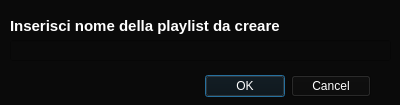
<?xml version="1.0" encoding="UTF-8"?>
<ui version="4.0">
 <class>nameRequest</class>
 <widget class="QDialog" name="nameRequest">
  <property name="geometry">
   <rect>
    <x>0</x>
    <y>0</y>
    <width>400</width>
    <height>105</height>
   </rect>
  </property>
  <property name="windowTitle">
   <string>Nome della playlist</string>
  </property>
  <property name="styleSheet">
   <string notr="true">background-color: rgb(10, 10, 10);</string>
  </property>
  <widget class="QDialogButtonBox" name="buttonBox">
   <property name="geometry">
    <rect>
     <x>30</x>
     <y>70</y>
     <width>341</width>
     <height>32</height>
    </rect>
   </property>
   <property name="styleSheet">
    <string notr="true">color: rgb(255, 255, 255);</string>
   </property>
   <property name="orientation">
    <enum>Qt::Horizontal</enum>
   </property>
   <property name="standardButtons">
    <set>QDialogButtonBox::Cancel|QDialogButtonBox::Ok</set>
   </property>
  </widget>
  <widget class="QLabel" name="label">
   <property name="geometry">
    <rect>
     <x>10</x>
     <y>10</y>
     <width>381</width>
     <height>31</height>
    </rect>
   </property>
   <property name="font">
    <font>
     <pointsize>11</pointsize>
     <weight>75</weight>
     <bold>true</bold>
    </font>
   </property>
   <property name="styleSheet">
    <string notr="true">color: rgb(255, 255, 255);</string>
   </property>
   <property name="text">
    <string>Inserisci nome della playlist da creare</string>
   </property>
  </widget>
  <widget class="QLineEdit" name="namePlaylist">
   <property name="geometry">
    <rect>
     <x>10</x>
     <y>40</y>
     <width>381</width>
     <height>21</height>
    </rect>
   </property>
   <property name="styleSheet">
    <string notr="true">color: rgb(255, 255, 255);</string>
   </property>
  </widget>
 </widget>
 <resources/>
 <connections>
  <connection>
   <sender>buttonBox</sender>
   <signal>accepted()</signal>
   <receiver>nameRequest</receiver>
   <slot>accept()</slot>
   <hints>
    <hint type="sourcelabel">
     <x>248</x>
     <y>254</y>
    </hint>
    <hint type="destinationlabel">
     <x>157</x>
     <y>274</y>
    </hint>
   </hints>
  </connection>
  <connection>
   <sender>buttonBox</sender>
   <signal>rejected()</signal>
   <receiver>nameRequest</receiver>
   <slot>reject()</slot>
   <hints>
    <hint type="sourcelabel">
     <x>316</x>
     <y>260</y>
    </hint>
    <hint type="destinationlabel">
     <x>286</x>
     <y>274</y>
    </hint>
   </hints>
  </connection>
 </connections>
</ui>
